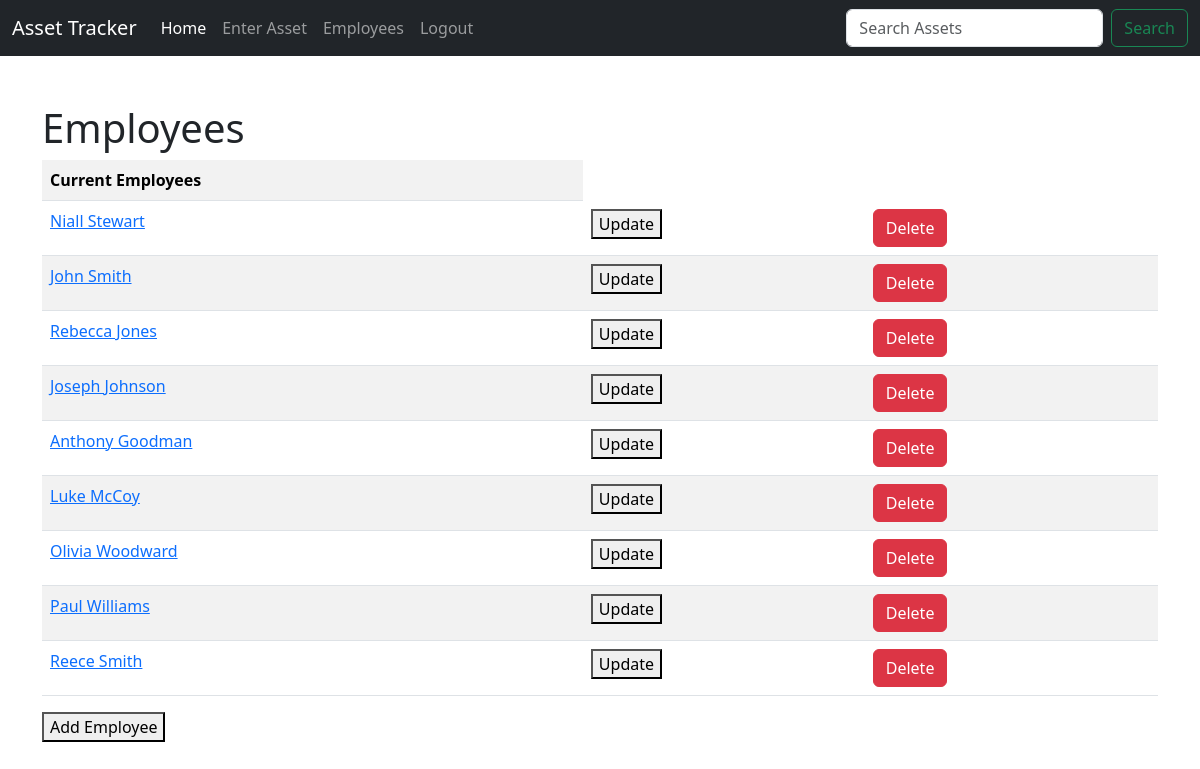
Page /webapp/employees/ (signed in) on the committed database.
### webapp/models.py (models this page shows, shortened)
class Employee(models.Model):
    full_name = models.CharField(max_length=25)
    date_of_birth = models.DateField()
    address = models.CharField(max_length=40)

### webapp/views.py (the view)
# urls.py: path("employees/", views.view_employees, name="viewemployees"),
@login_required
def view_employees(request):
    employee_list = Employee.objects.all()
    context = {"employee_list": employee_list}
    return render (request, "webapp/view_employees.html", context)

### webapp/templates/webapp/view_employees.html (shortened to what this page needs)
{% extends 'webapp/base.html' %}
{% block content %}
    <body>
    <h1>Employees</h1>
    {% if user.is_authenticated %}
    <table class="table table-striped table-hover">
        <tr>
            <th>Current Employees</th>
        </tr>
    {% if employee_list %}
        {% for employee in employee_list %}
        <tr>
            <td>
                <a href="{% url 'webapp:employeedetail' employee.id %}">{{ employee.full_name }}</a>
            </td>
            <td>
                <a href="{% url 'webapp:employeeupdate' employee.id %}"><button>Update</button></a>
            </td>
            {% if user.is_superuser %}
                <form action="{% url 'webapp:employeedelete' employee.id %}" method="post">
                    <td>
                        <button type="submit" class="btn btn-danger" onclick="return confirm('Are you sure you want to delete this Employee?')">Delete</button>
                    </td>
                </form>
            {% endif %}
        </tr>
        {% endfor %}
    {% else %}
        <tr>
            <td> No Employees Available. </td>
        </tr>
    {% endif %}
    </table>
    <a href="{% url 'webapp:addemployee' %}"><Button> Add Employee </Button></a>
    {% else %}
    <p>You are currently not signed in to view this content. Please login or register for an account.</p>
    <button type="submit" class="btn btn-info"><a href="{% url 'webapp:login' %}">Login</a></button>
    <button type="submit" class="btn btn-info"><a href="{% url 'webapp:register' %}">Register</a></button>
    {% endif %}
    </body>
{% endblock %}

### rows in the picture
Employee: full_name "Niall Stewart"
Employee: full_name "John Smith"
Employee: full_name "Rebecca Jones"
Employee: full_name "Joseph Johnson"
Employee: full_name "Anthony Goodman"
Employee: full_name "Luke McCoy"
Employee: full_name "Olivia Woodward"
Employee: full_name "Paul Williams"
Employee: full_name "Reece Smith"
